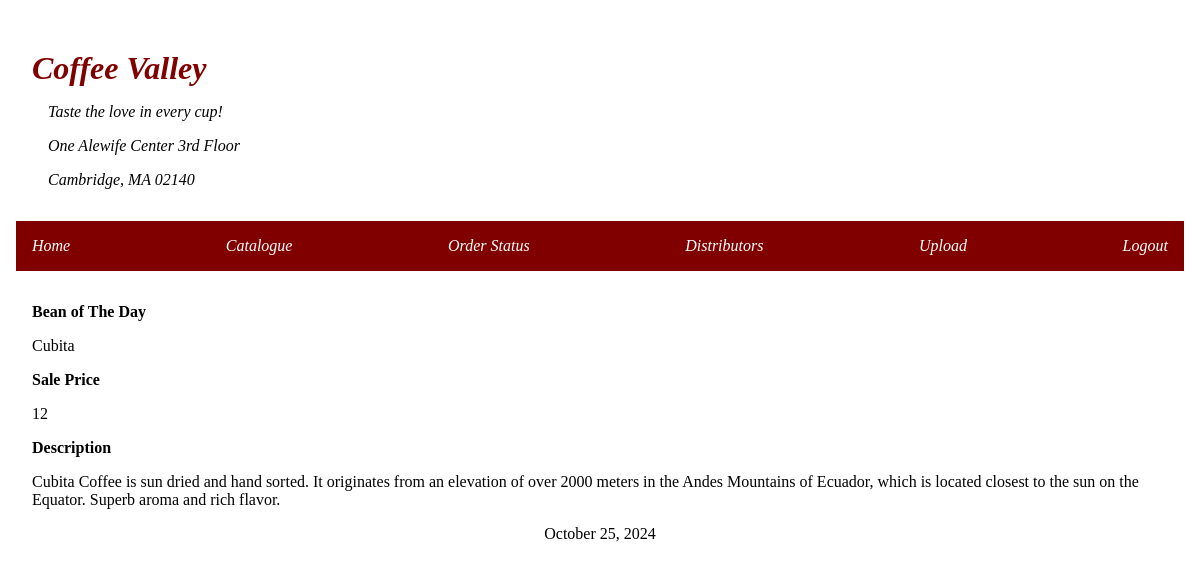
Page /src/home.php on the committed database.
### tables this page shows
CREATE TABLE IF NOT EXISTS `beans` (
  `id` int(11) NOT NULL AUTO_INCREMENT,
  `name` varchar(50) DEFAULT NULL,
  `description` text,
  `price` float DEFAULT NULL,
  PRIMARY KEY (`id`)
);

### src/home.php (the view, shortened to what this page needs)
<?php include('../db_connection.php'); ?>
<?php
$query = "SELECT * FROM beans";
$result = mysqli_query($connection, $query);
if ($result->num_rows > 0) {
  $row = $result->fetch_assoc();
} else {
  echo "0 results";
}
?>
<!DOCTYPE html>
<html lang="en">
<head>
  <link rel="stylesheet" href="../public/style.css">
</head>
<body>
  <?php include_once('../template/header.php'); ?>
  <?php include_once('../template/navbar.php'); ?>
  <div class="container">
    <p><strong>Bean of The Day</strong></p>
    <p><?php echo $row['name'] ?></p>
    <p><strong>Sale Price</strong></p>
    <p><?php echo $row['price'] ?></p>
    <p><strong>Description</strong></p>
    <p><?php echo $row['description'] ?></p>
  </div>
  <footer><?php date_default_timezone_set("Asia/Jakarta");
          echo date('F j, Y'); ?></footer>
</body>
</html>

### public/style.css (style rules this page uses)
* { margin: 0; padding: 0; }
body { margin: 2rem 1rem; }
p { margin: 1rem; }
footer { justify-self: center; }

### rows in the picture
beans: name "Cubita", price "12", description "Cubita Coffee is sun dried and hand sorted. It originates from an elevation of over 2000 meters in the Andes Mountains of Ecuador, which is located closest to the sun on the Equator. Superb aroma and rich flavor."
